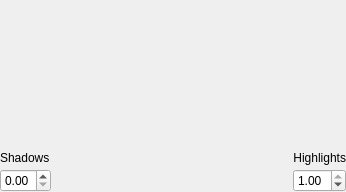
<?xml version="1.0" encoding="UTF-8"?>
<ui version="4.0">
 <class>ibp::widgets::OutputLevelsWidget</class>
 <widget class="QWidget" name="ibp::widgets::OutputLevelsWidget">
  <property name="geometry">
   <rect>
    <x>0</x>
    <y>0</y>
    <width>346</width>
    <height>192</height>
   </rect>
  </property>
  <property name="windowTitle">
   <string>Form</string>
  </property>
  <layout class="QVBoxLayout" name="verticalLayout" stretch="1,0">
   <property name="spacing">
    <number>4</number>
   </property>
   <property name="leftMargin">
    <number>0</number>
   </property>
   <property name="topMargin">
    <number>4</number>
   </property>
   <property name="rightMargin">
    <number>0</number>
   </property>
   <property name="bottomMargin">
    <number>0</number>
   </property>
   <item>
    <widget class="ibp::widgets::OutputLevelsSlider" name="mSliderOutputLevels" native="true">
     <property name="minimumSize">
      <size>
       <width>0</width>
       <height>32</height>
      </size>
     </property>
    </widget>
   </item>
   <item>
    <layout class="QGridLayout" name="gridLayout">
     <property name="spacing">
      <number>4</number>
     </property>
     <item row="1" column="1">
      <spacer name="horizontalSpacer">
       <property name="orientation">
        <enum>Qt::Horizontal</enum>
       </property>
       <property name="sizeHint" stdset="0">
        <size>
         <width>40</width>
         <height>20</height>
        </size>
       </property>
      </spacer>
     </item>
     <item row="1" column="0">
      <widget class="QDoubleSpinBox" name="mSpinBlackPoint">
       <property name="minimumSize">
        <size>
         <width>50</width>
         <height>0</height>
        </size>
       </property>
       <property name="maximum">
        <double>1.000000000000000</double>
       </property>
       <property name="singleStep">
        <double>0.010000000000000</double>
       </property>
      </widget>
     </item>
     <item row="0" column="0">
      <widget class="QLabel" name="label">
       <property name="text">
        <string>Shadows</string>
       </property>
      </widget>
     </item>
     <item row="1" column="2">
      <widget class="QDoubleSpinBox" name="mSpinWhitePoint">
       <property name="minimumSize">
        <size>
         <width>50</width>
         <height>0</height>
        </size>
       </property>
       <property name="maximum">
        <double>1.000000000000000</double>
       </property>
       <property name="singleStep">
        <double>0.010000000000000</double>
       </property>
       <property name="value">
        <double>1.000000000000000</double>
       </property>
      </widget>
     </item>
     <item row="0" column="2">
      <widget class="QLabel" name="label_3">
       <property name="text">
        <string>Highlights</string>
       </property>
       <property name="alignment">
        <set>Qt::AlignRight|Qt::AlignTrailing|Qt::AlignVCenter</set>
       </property>
      </widget>
     </item>
    </layout>
   </item>
  </layout>
 </widget>
 <customwidgets>
  <customwidget>
   <class>ibp::widgets::OutputLevelsSlider</class>
   <extends>QWidget</extends>
   <header>outputlevelsslider.h</header>
   <container>1</container>
  </customwidget>
 </customwidgets>
 <resources/>
 <connections/>
</ui>
